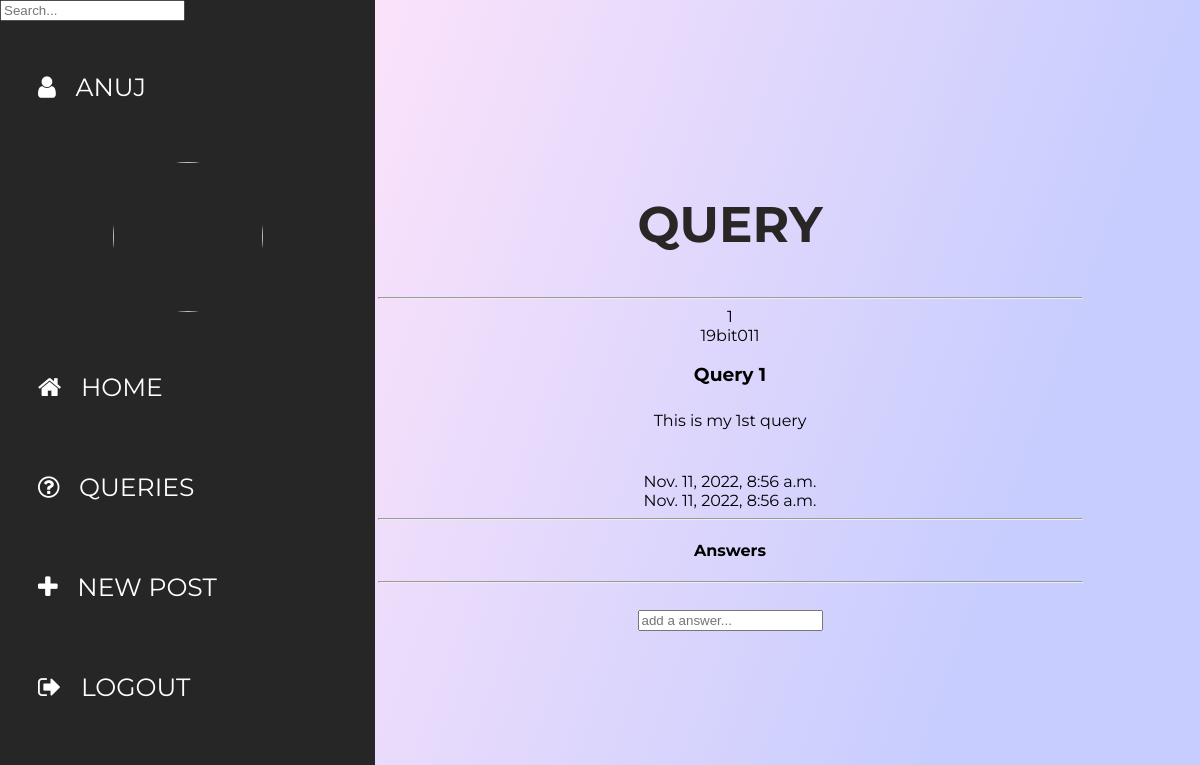
/queries/query/1/ (signed in), run on an earlier commit of the app's database.
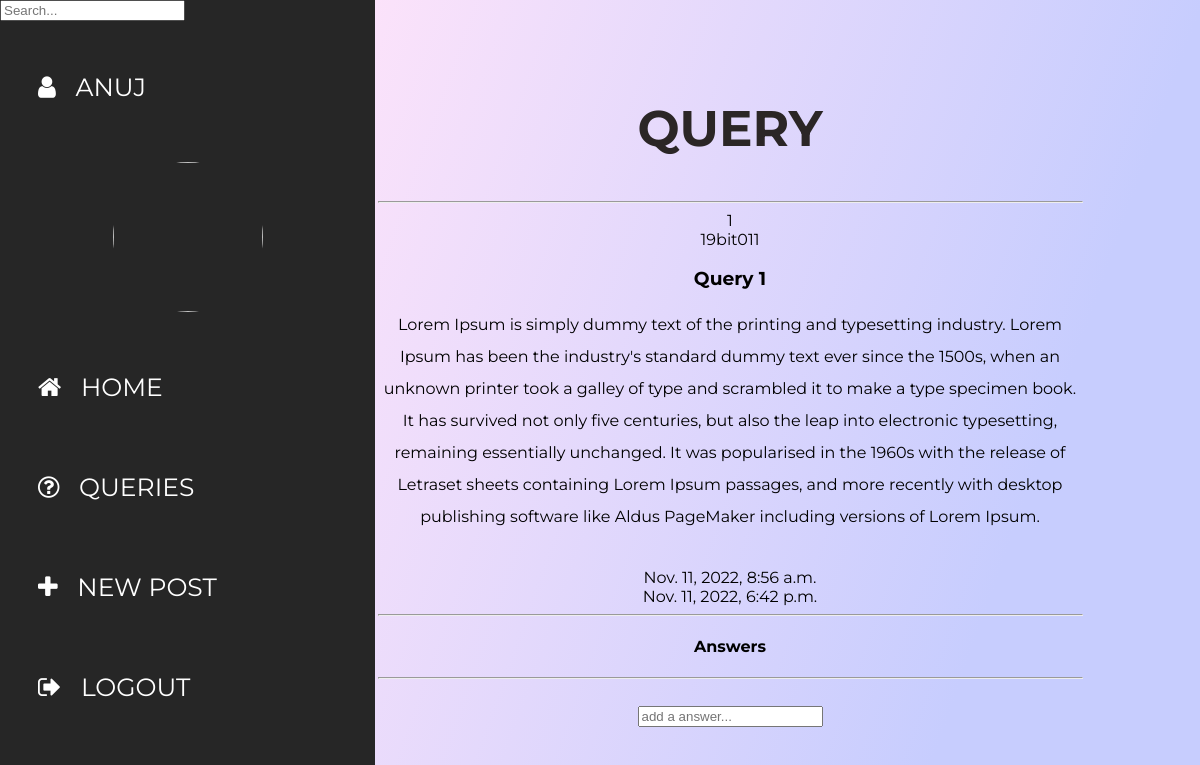
And on a later commit of the database.
### queries/models.py (models this page shows, shortened)
class Query(models.Model):
    author = models.ForeignKey(User, on_delete=models.CASCADE, null=True)
    title = models.CharField(max_length=200)
    description = models.TextField(null=True, blank=True)
    upvotes = models.IntegerField(default=0)
    created = models.DateTimeField(auto_now_add=True)
    updated = models.DateTimeField(auto_now=True)
    class Meta:
        ordering = ['-updated', '-created']

### queries/views.py (the view, shortened to what this page needs)
# urls.py: path('query/<str:qid>/', views.query, name='query'),
@login_required(login_url='login')
def query(request, qid):
    query = Query.objects.get(id=qid)
    answers = query.answer_set.all()
    context = {'query' : query, 'answers' : answers}
    return render(request, 'queries/query.html', context)

### queries/templates/queries/query.html (shortened to what this page needs)
{% extends 'index.html' %}
{% load static %}
{% block content %}
<head>
</head>
<div class="wrapper">
    <div class="section">
        <div class="box-area">
            <h2 style="color: #2b2626">query</h2>
            <hr>
            {{ query.id }} <br>
            {{ query.author }} <br>
            <h3>{{ query.title }} </h3>
            {{ query.description|linebreaks }} <br>
            {{ query.created }} <br>
            {{ query.updated }} <br>
            <hr>
            <div class="answers">
                <h4>Answers</h3>
            </div>
            <hr> <br>
            {% if request.user.is_staff %}
            <div class="answer-form">
                <form method="POST" action="">
                    <input type="text" name="body" placeholder="add a answer...">
                </form>
            </div>
            {% endif %}
        </div>
    </div>
</div>
{% endblock content %}

What changed in the data, as far as the page shows it:
changed Query "Query 1": description "This is my 1st query" → "Lorem Ipsum is simply dummy text of the printing and typesetting industry. Lorem Ipsum has been the industry's standard dummy text ever since the 1500s, when an unknown printer took a galley of type and scrambled it to make a type specimen book. It has survived not only five centuries, but also the leap into electronic typesetting, remaining essentially unchanged. It was popularised in the 1960s with the release of Letraset sheets containing Lorem Ipsum passages, and more recently with desktop publishing software like Aldus PageMaker including versions of Lorem Ipsum."; updated "Nov. 11, 2022, 8:56 a.m." → "Nov. 11, 2022, 6:42 p.m."
